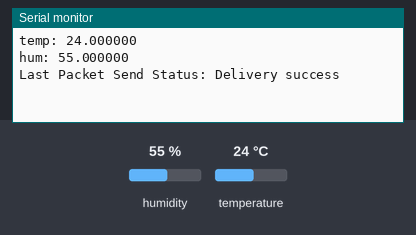
Simulated run of this sketch. Board: ESP8266 (NodeMCU). Shown: the last lines printed to the serial monitor. Inputs (shaded band) come from the test bench; at power-on: humidity 55 %, temperature 24 °C.

Above: at 18.0 s.
18.1 s: humidity set to 22 %
At 20.7 s:
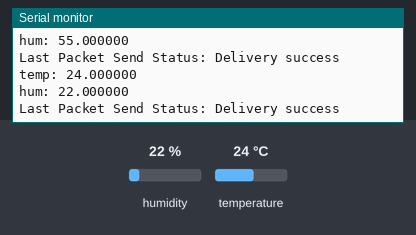
33.1 s: temperature set to 12 °C
At 40.7 s:
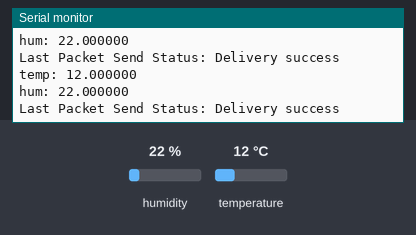
48.1 s: humidity set to 40 %
At 50.7 s:
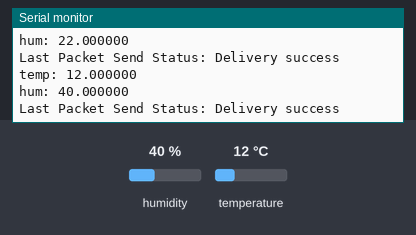
Timing chart, 0 to 52.2 s (numbered marks = the images above; inputs shaded):
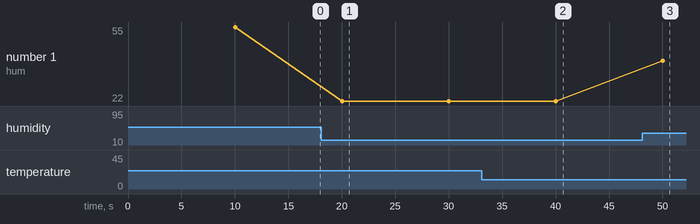

The sketch:

client.ino
```cpp
#include <ESP8266WiFi.h>
#include <espnow.h>

#include <Adafruit_Sensor.h>
#include <DHT.h>

// REPLACE WITH THE MAC Address of your receiver
uint8_t broadcastAddress[] = {0xE8, 0xDB, 0x84, 0x94, 0x9A, 0x1B};

// Digital pin connected to the DHT sensor
#define DHTPIN 5

// Uncomment the type of sensor in use:
#define DHTTYPE    DHT11     // DHT 11
//#define DHTTYPE    DHT22     // DHT 22 (AM2302)
//#define DHTTYPE    DHT21     // DHT 21 (AM2301)

DHT dht(DHTPIN, DHTTYPE);

// Define variables to store DHT readings to be sent
float temperature;
float humidity;
int dvid=1;

// Updates DHT readings every 10 seconds
const long interval = 10000;
unsigned long previousMillis = 0;    // will store last time DHT was updated

// Variable to store if sending data was successful
String success;

//Structure example to send data
//Must match the receiver structure
typedef struct struct_message {
    float temp;
    float hum;
    int id;
} struct_message;

// Create a struct_message called DHTReadings to hold sensor readings
struct_message DHTReadings;


// Callback when data is sent
void OnDataSent(uint8_t *mac_addr, uint8_t sendStatus) {

  Serial.print("Last Packet Send Status: ");
  if (sendStatus == 0){
    Serial.println("Delivery success");
  }
  else{
    Serial.println("Delivery fail");
  }
}


void getReadings(){
  // Read Temperature
  temperature = dht.readTemperature();
  // Read temperature as Fahrenheit (isFahrenheit = true)
  //float t = dht.readTemperature(true);
  if (isnan(temperature)){
    Serial.println("Failed to read from DHT");
    temperature = 0.0;
  }
  humidity = dht.readHumidity();
  if (isnan(humidity)){
    Serial.println("Failed to read from DHT");
    humidity = 0.0;
  }
}

void setup() {
  // Init Serial Monitor
  Serial.begin(115200);

  // Init DHT sensor
  dht.begin();

  // Set device as a Wi-Fi Station
  WiFi.mode(WIFI_STA);
  WiFi.disconnect();

  // Init ESP-NOW
  if (esp_now_init() != 0) {
    Serial.println("Error initializing ESP-NOW");
    return;
  }


  // Set ESP-NOW Role
  esp_now_set_self_role(ESP_NOW_ROLE_CONTROLLER);

  // Once ESPNow is successfully Init, we will register for Send CB to
  // get the status of Trasnmitted packet
  esp_now_register_send_cb(OnDataSent);

  // Register peer
  esp_now_add_peer(broadcastAddress, ESP_NOW_ROLE_SLAVE, 1, NULL, 0);

}

void loop() {
  unsigned long currentMillis = millis();
  if (currentMillis - previousMillis >= interval) {
    // save the last time you updated the DHT values
    previousMillis = currentMillis;

    //Get DHT readings
    getReadings();

    //Set values to send
    DHTReadings.temp = temperature;
    //DHTReadings.temp = 5;
    DHTReadings.hum = humidity;
    //DHTReadings.hum = 10;
    Serial.printf("temp: %f \n",DHTReadings.temp);
    Serial.printf("hum: %f \n",DHTReadings.hum);
    DHTReadings.id=dvid;

    // Send message via ESP-NOW
    esp_now_send(broadcastAddress, (uint8_t *) &DHTReadings, sizeof(DHTReadings));
  }
}
```

Measured:
- after the input at 18.1 s, the serial monitor: prints a new line after 1.9 s (image 1)
- after the input at 33.1 s, the serial monitor: prints a new line after 6.9 s (image 2)
- after the input at 48.1 s, the serial monitor: prints a new line after 1.9 s (image 3)
- plotted number 1: 55 → 22 after the input at 18.1 s, 22 → 40 after the input at 48.1 s
